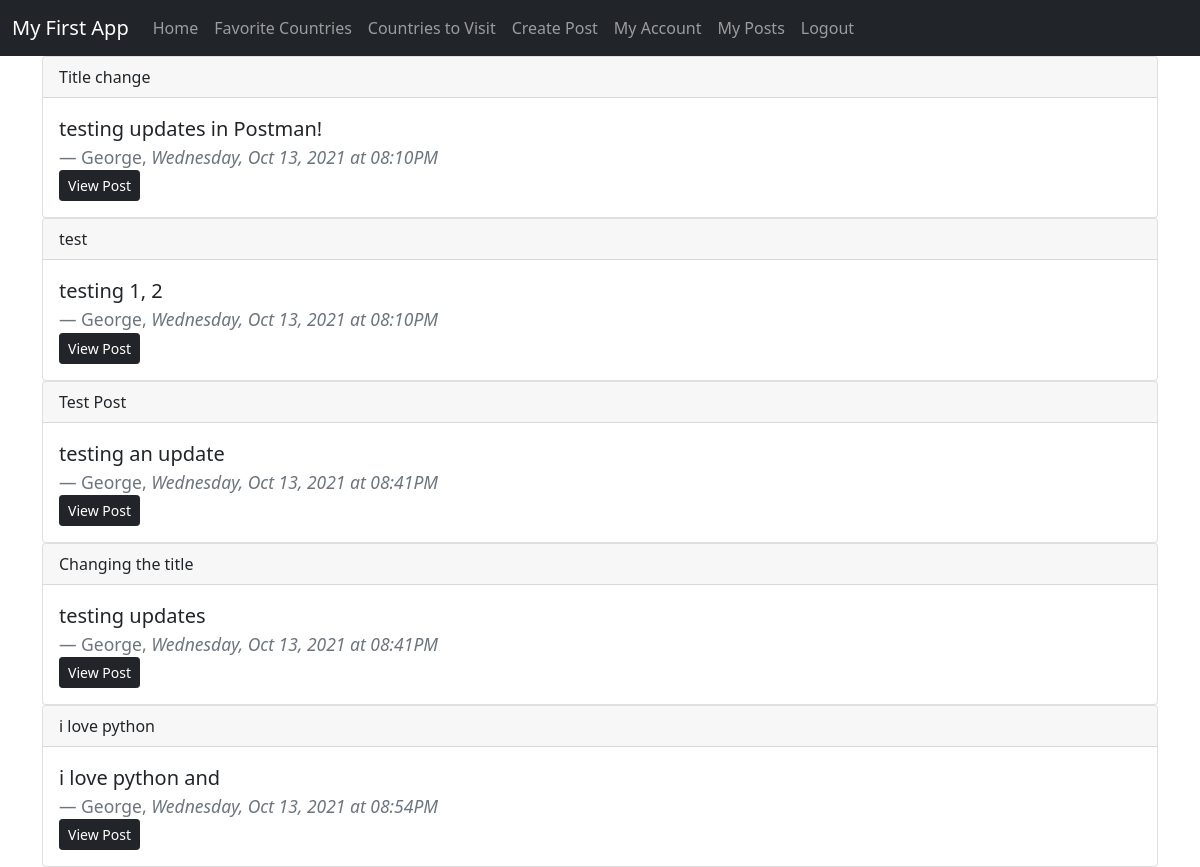
The app's page /myposts (signed in) with its own data.
### app/models.py (models this page shows, shortened)
class Post(db.Model):
    id = db.Column(db.Integer, primary_key=True)
    title = db.Column(db.String(200))
    content = db.Column(db.String(300))
    date_created = db.Column(db.DateTime, nullable=False, default=datetime.utcnow)
    user_id = db.Column(db.Integer, db.ForeignKey('user.id'), nullable=False)

class User(db.Model, UserMixin):
    id = db.Column(db.Integer, primary_key=True)
    username = db.Column(db.String(150), nullable=False, unique=True)
    email = db.Column(db.String(150), nullable=False, unique=True)
    password = db.Column(db.String(256), nullable=False)
    posts = db.relationship('Post', backref='author', lazy=True)
    token = db.Column(db.String(32), index=True, unique=True)
    token_expiration = db.Column(db.DateTime)

### app/routes.py (the view)
@app.route('/myposts')
@login_required
def my_posts():
    posts = current_user.posts
    return render_template('my_posts.html', posts=posts)

### app/models.py (called while the page is built)
@login_manager.user_loader
def load_user(user_id):
    return User.query.get(user_id)

### app/templates/my_posts.html
{% extends 'base.html' %}
{% block content %}
{% for p in posts %}
<div class="card">
    <div class="card-header">
        {{ p.title }}
    </div>
    <div class="card-body">
      <blockquote class="blockquote mb-0">
        <p>{{ p.content }}  </p>
        <footer class="blockquote-footer">{{ p.author.username }}, <cite title="Source Title"> {{ p.date_created.strftime('%A, %b %d, %Y at %I:%M%p') }}</cite></footer>
      </blockquote>
      <a href="{{ url_for('post_detail', post_id=p.id) }}" class="btn btn-sm btn-dark">View Post</a>
    </div>
  </div>
  {% endfor %}
{% endblock %}

### records on screen
Post: title "Title change", content "testing updates in Postman!", author.username "George", date_created "Wednesday, Oct 13, 2021 at 08:10PM"
Post: title "test", content "testing 1, 2", author.username "George", date_created "Wednesday, Oct 13, 2021 at 08:10PM"
Post: title "Test Post", content "testing an update", author.username "George", date_created "Wednesday, Oct 13, 2021 at 08:41PM"
Post: title "Changing the title", content "testing updates", author.username "George", date_created "Wednesday, Oct 13, 2021 at 08:41PM"
Post: title "i love python", content "i love python and", author.username "George", date_created "Wednesday, Oct 13, 2021 at 08:54PM"
